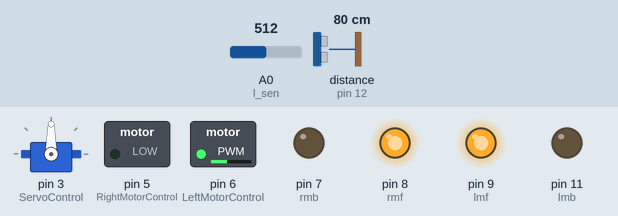
Simulated run of this sketch. Board: Arduino Uno, built with avr-gcc and run on an emulated ATmega328P. On the bench: servo, switched loads named in the sketch (green lamp = pin HIGH), output pins drawn as LEDs (lit = HIGH). Wiring (inferred from the names in the program): ultrasonic range finder: trigger pin 10; echo pin 12. Inputs (shaded band) come from the test bench; at power-on: distance to the obstacle (sensor on pin 12) 80 cm, A0 (l_sen) = 512. The echo pulse lasts 58.3 µs per cm; pins used as bus, display or sensor lines are not drawn.

Above: at 1.2 s.
1.3 s: distance to the obstacle (sensor on pin 12) set to 13 cm
2.8 s: distance to the obstacle (sensor on pin 12) set to 10 cm
At 3.2 s:
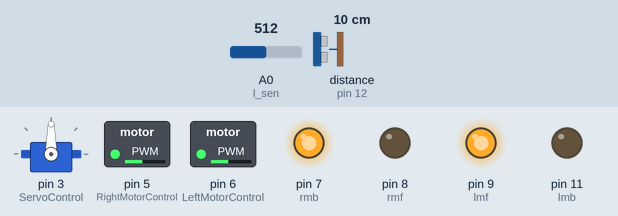
5.8 s: A0 (l_sen) set to 306
8.8 s: A0 (l_sen) set to 260
11.8 s: A0 (l_sen) set to 122
14.8 s: distance to the obstacle (sensor on pin 12) set to 18 cm
At 15.2 s:
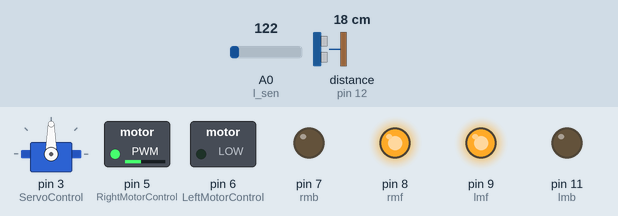
Timing chart, 0 to 17.3 s (numbered marks = the images above; inputs shaded):
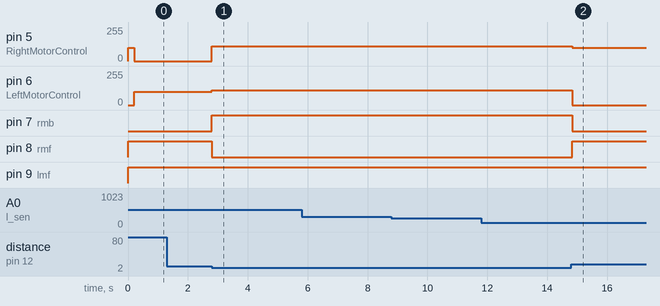

The sketch:

az_injeneryt.ino
```cpp
#include <Servo.h>

#define INTERVAL_EXEC(ID, INTERVAL, FUNC, ...) \
  do { \
    static unsigned long long nextExecOf_##FUNC_##ID = 0; \
    if(nextExecOf_##FUNC_##ID < (millis())) \
    { \
      FUNC(__VA_ARGS__); \
      nextExecOf_##FUNC_##ID += INTERVAL; \
    } \
  }while(0)

// Motors ------------------------------------------------------------------------------------------------

#define LeftMotorControl 6
#define lmf 9
#define lmb 11
#define RightMotorControl 5
#define rmf 8
#define rmb 7

void motorControl(int leftSpeed, int rightSpeed)
{
  if(leftSpeed >= 0)
  {
    digitalWrite(lmf, HIGH);
    digitalWrite(lmb, LOW);
  }
  else
  {
    digitalWrite(lmf, LOW);
    digitalWrite(lmb, HIGH);
  }

  if(rightSpeed >= 0)
  {
    digitalWrite(rmf, HIGH);
    digitalWrite(rmb, LOW);
  }
  else
  {
    digitalWrite(rmf, LOW);
    digitalWrite(rmb, HIGH);
  }

  analogWrite(LeftMotorControl, (abs(leftSpeed)));
  analogWrite(RightMotorControl, (abs(rightSpeed)));
}

#define spd 100

#define mstop() motorControl(0, 0)
#define t_left() motorControl((-spd - 10), spd)
#define t_right() motorControl((spd + 10), -spd - 10)
#define go() motorControl((spd + 10), spd)

// Sensor -----------------------------------------------------------------------------------------------

Servo sensor;

#define SensorLookLeft 180
#define SensorLookRight 6
#define SensorLookForward 90

#define ServoControl 3
#define SensorTrig 10
#define SensorEcho 12

#define SensorControl(DirectionToLookIn) sensor.write(DirectionToLookIn)

#define MAX_SEN_SAMPLES 5

#define l_sen A0

class OptSenData
{
  private:
    int sen_data[MAX_SEN_SAMPLES];
    int index;
    int sensor;

  public:
    OptSenData(int sensor)
    {
      this->index = 0;
      this->sensor = sensor;
    }

    void setReading()
    {
      int data = analogRead(this->sensor);
      this->sen_data[this->index++] = data;
      this->index %= MAX_SEN_SAMPLES;
    }

    int getReading()
    {
      int sum = 0;
      for(int i = 0; i < MAX_SEN_SAMPLES; i++)
      {
        sum += this->sen_data[i];
      }

      sum /= MAX_SEN_SAMPLES;
      return sum;
    }
};

#undef MAX_SEN_SAMPLES

#define MAX_SEN_SAMPLES 2

class SonarSenData
{
  private:
    int sen_data[MAX_SEN_SAMPLES];
    int index;
    int sensor_trig;
    int sensor_echo;

  public:
    SonarSenData(int sensor_trig, int sensor_echo) :
    index(0), sensor_trig(sensor_trig), sensor_echo(sensor_echo)
    {
    }

    void setReading()
    {
      unsigned int data = sensorRead();
      this->sen_data[this->index++] = data;
      this->index %= MAX_SEN_SAMPLES;
    }

    int getReading()
    {
      int sum = 0;
      for(int i = 0; i < MAX_SEN_SAMPLES; i++)
      {
        sum += this->sen_data[i];
      }

      sum /= MAX_SEN_SAMPLES;
      return sum;
    }

    private:

    unsigned long sensorRead()
    {
      unsigned long duration;

      digitalWrite(this->sensor_trig, LOW);
      delayMicroseconds(2);

      digitalWrite(this->sensor_trig, HIGH);
      delayMicroseconds(10);

      digitalWrite(this->sensor_trig, LOW);
      duration = pulseIn(this->sensor_echo, HIGH);

      return duration;
    }
};

OptSenData lsen(l_sen);
SonarSenData fsen(SensorTrig, SensorEcho);

// PID -------------------------------------------------------------------------------------------------

#define Kp 0.03
#define Kd -12.5
#define target 270

int do_PD(unsigned int sen_data)
{
  static float prev_error;
  float error;
  float data;

  error = target - sen_data;
  data = error * Kp;
  data += (error - prev_error) * Kd;
  prev_error = error;

  return (int)error;
}

// Control ---------------------------------------------------------------------------------------------

void execute_control()
{
  #define high_saturation 100
  #define low_saturation 0
  //unsigned int fsen_val = fsen.getReading();
  unsigned int distance = lsen.getReading();
  int adjustment = do_PD(distance);
  int left_m_speed = spd - adjustment;
  int right_m_speed = spd + adjustment;

  //Serial.println(adjustment);

  // ensure speed saturation
  left_m_speed = (left_m_speed > high_saturation) ? high_saturation : left_m_speed;
  left_m_speed = (left_m_speed < low_saturation) ? low_saturation : left_m_speed;

  right_m_speed = (right_m_speed > high_saturation) ? high_saturation : right_m_speed;
  right_m_speed = (right_m_speed < low_saturation) ? low_saturation : right_m_speed;

/*
  Serial.print(left_m_speed);
  Serial.print(" ");
  Serial.println(right_m_speed);
*/

  motorControl(left_m_speed, right_m_speed);
}

// setup -----------------------------------------------------------------------------------------------

void setup()
{
  //Serial.begin(9600);

  pinMode(ServoControl, OUTPUT);
  sensor.attach(ServoControl);

  pinMode(l_sen, INPUT);
  pinMode(SensorTrig, OUTPUT);
  pinMode(SensorEcho, INPUT);

  pinMode(LeftMotorControl, OUTPUT);
  pinMode(lmf, OUTPUT);
  pinMode(lmb, OUTPUT);
  pinMode(RightMotorControl, OUTPUT);
  pinMode(rmf, OUTPUT);
  pinMode(rmb, OUTPUT);

  digitalWrite(SensorEcho, LOW);

  SensorControl(SensorLookForward);
}

#define ForwardWall 650

void loop()
{
  unsigned long distance = 0;
  fsen.setReading();
  distance = fsen.getReading();

  //Serial.println(distance);

  if(distance < ForwardWall)
  {
    t_right();
    delay(500);
    go();
  }

  lsen.setReading();
  INTERVAL_EXEC(1, 200, execute_control);
}
```

Measured:
- the behaviour switches between 12 and 11 cm on distance to the obstacle (sensor on pin 12) (found by bisection; images 0 and 1)
- after the input at 1.3 s, every drawn part: stays the same
- after the input at 2.8 s, pin 5 (RightMotorControl): 0/255 → 110/255 at once; pin 6 (LeftMotorControl): 100/255 → 110/255 at once; pin 7 (rmb): LOW → HIGH at once; pin 8 (rmf): HIGH → LOW at once
- after the input at 14.8 s, pin 5 (RightMotorControl): 110/255 → 100/255 at once; pin 6 (LeftMotorControl): 110/255 → 0/255 at once; pin 7 (rmb): HIGH → LOW at once; pin 8 (rmf): LOW → HIGH at once
